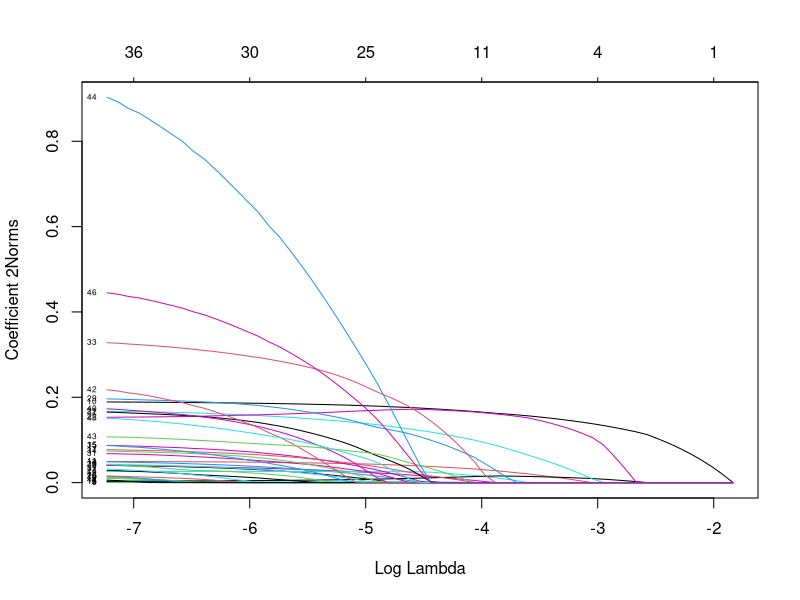
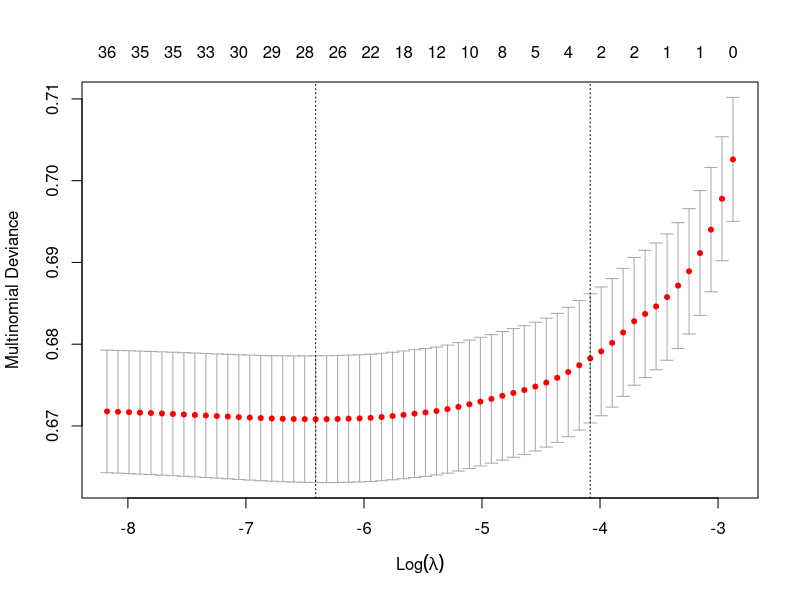
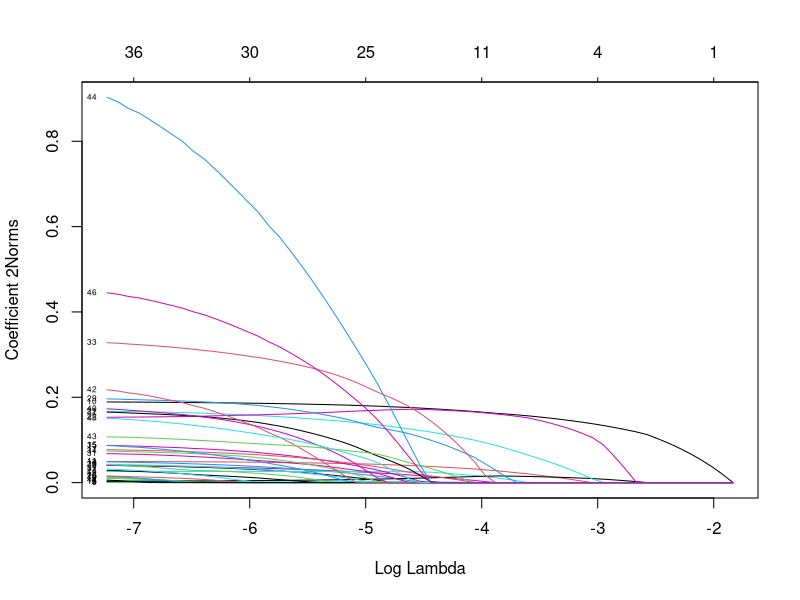
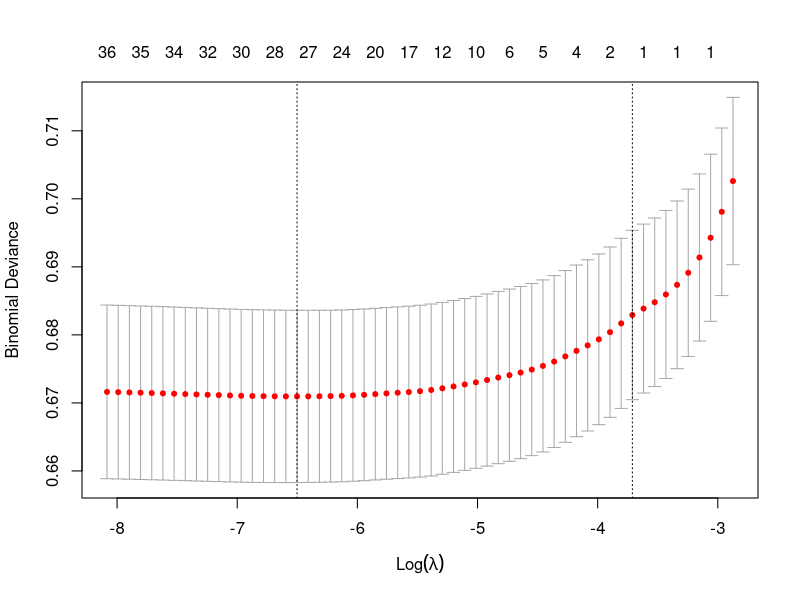

The R source for these figures, in order:
library(tidyverse)
library(foreign)
library(VGAM)
library(caret)
library(glmnet)

dat <- read_csv("./dataset/testData.csv")
dat <- dat %>% mutate(y = ifelse(dat$readmitted == 0, 0, 1))

# Step 1: Get row numbers for the training data (80% train split, 20% testing split)
trainRowNumbers <- createDataPartition(dat$readmitted, p=0.8, list=FALSE)

# Step 2: Create the training dataset
trainData <- dat[trainRowNumbers,]

# Step 3: Create the test dataset
testData <- dat[-trainRowNumbers,]

x<- trainData %>% select(-c(readmitted,y))
x <- as.matrix(x)
new_x<- testData %>% select(-c(readmitted,y))
new_x <- as.matrix(new_x)

# polynomial model, no readmission vs. >= 30d vs < 30d

fit <- glmnet(x, trainData$readmitted, family = "multinomial", type.multinomial = "grouped", a = 0.5)
plot(fit, xvar = "lambda", label = TRUE, type.coef = "2norm")
cvfit=cv.glmnet(x, trainData$readmitted, family="multinomial", parallel = TRUE)
plot(cvfit)
coef(cvfit, s = "lambda.1se")

pred_y <- predict(cvfit, newx = new_x, s = "lambda.1se", type = "class")

confusionMatrix(data = as.factor(pred_y), reference = as.factor(testData$readmitted))

# binomial model, no readmission vs. any readmission (>=30d and <30d)
fit2 <- glmnet(x, trainData$y, family = "binomial", a = 0.5)
plot(fit, xvar = "lambda", label = TRUE, type.coef = "2norm")
cvfit2=cv.glmnet(x, trainData$y, family="binomial", parallel = TRUE)
plot(cvfit2)
coef(cvfit2, s = "lambda.1se")

pred_y2 <- predict(cvfit2, newx = new_x, s = "lambda.1se", type = "class")

confusionMatrix(data = as.factor(pred_y2), reference = as.factor(testData$y))
